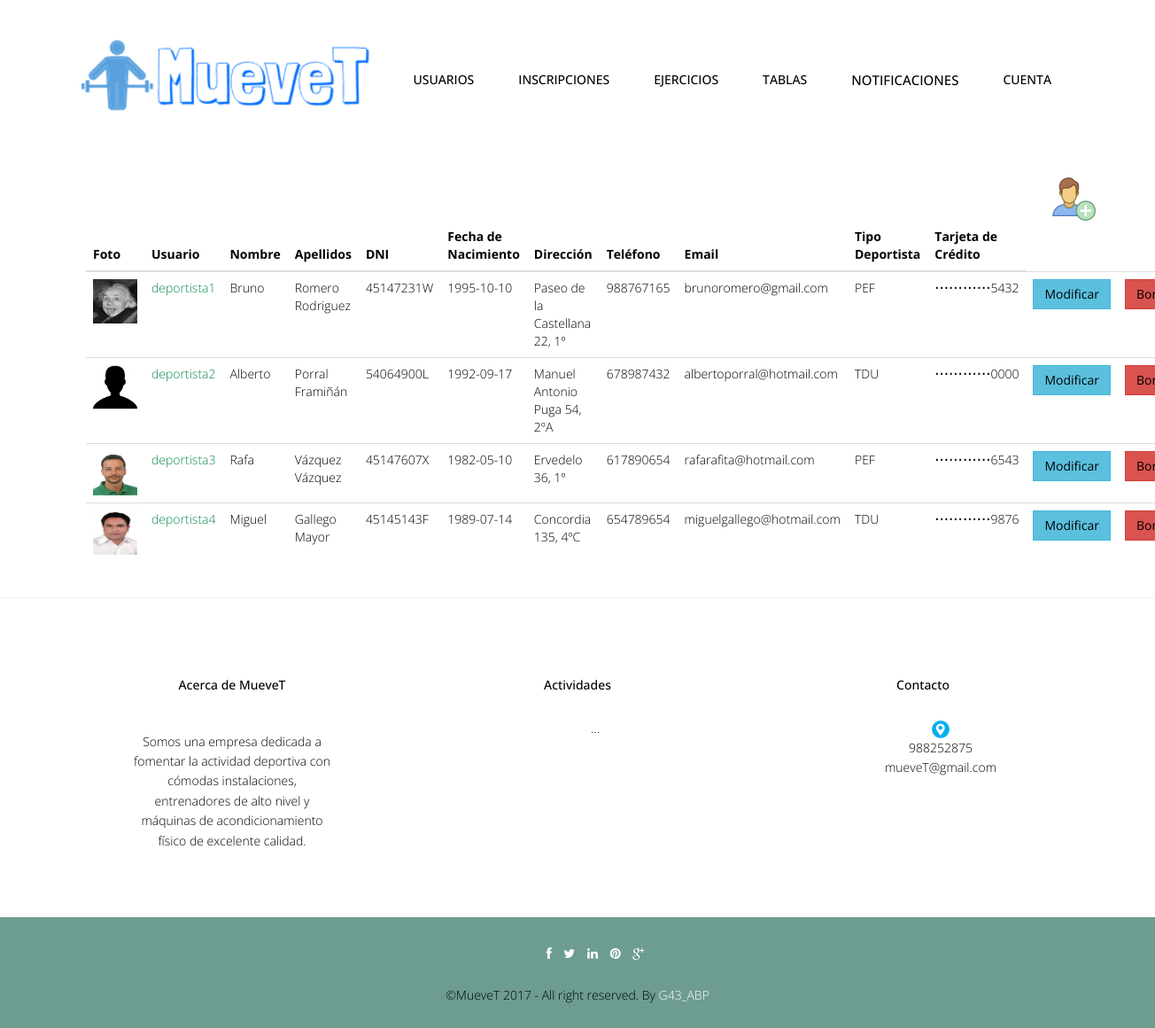
/abp/Controllers/DEPORTISTA_Controller.php?user=deportista (signed in), run on the app's committed database.
### tables this page shows
CREATE TABLE IF NOT EXISTS `usuario` (
  `foto` varchar(500) DEFAULT '../img/user.jpg',
  `userName` varchar(20) NOT NULL,
  `password` varchar(128) NOT NULL,
  `tipoUsuario` int(10) NOT NULL,
  `nombre` varchar(20) NOT NULL,
  `apellidos` varchar(70) NOT NULL,
  `dni` varchar(9) NOT NULL,
  `fechaNac` date NOT NULL,
  `direccion` varchar(80) DEFAULT NULL,
  `telefono` int(15) DEFAULT NULL,
  `email` varchar(30) NOT NULL
);

CREATE TABLE IF NOT EXISTS `deportista` (
  `userName` varchar(20) NOT NULL,
  `tipoDeportista` char(3) NOT NULL,
  `metodoPago` varchar(45) NOT NULL,
  `idActividadIndividual` int(10) DEFAULT NULL
);

### abp/Models/USUARIO_Model.php (called while the page is built, shortened)
<?php
include '../Functions/LibraryFunctions.php';
class USUARIO_Modelo {
    var $mysqli;
    function ConectarBD() {
        $this->mysqli = new mysqli("localhost", "root", "", "gymgest");
    }
    function ConsultarTodo($user) {
        if ($user == "entrenador") {
            $sql = "SELECT * FROM USUARIO, ENTRENADOR WHERE USUARIO.userName=ENTRENADOR.userName AND USUARIO.tipoUsuario=2";
        } else if ($user == "deportista") {
            $sql = "SELECT * FROM USUARIO, DEPORTISTA WHERE USUARIO.userName=DEPORTISTA.userName AND USUARIO.tipoUsuario=3";
        } else {
            $sql = "SELECT * FROM USUARIO";
        }
        if (!($resultado = $this->mysqli->query($sql))) {
            return 'Error en la consulta sobre la base de datos';
        } else {
            $toret = array();
            $i = 0;
            while ($fila = $resultado->fetch_array()) {
                $toret[$i] = $fila;
                $i++;
            }
            return $toret;
        }
    }
}
?>

### abp/Views/DEPORTISTA_SHOWALL_Vista.php (the view, shortened to what this page needs)
<?php
class DEPORTISTA_Show {
    private $datos;
    function __construct($array, $volver) {
        $this->datos = $array;
        $this->render();
    }
    function render() {
        ?>
        <div class="container">
            <?php
            $lista = array('foto', 'userName', 'nombre', 'apellidos', 'dni', 'fechaNac', 'direccion', 'telefono', 'email', 'tipoDeportista', 'metodoPago');
            ?>
            <br><br>
            <div class="container">
                    <div align='right'>
                    <a href='DEPORTISTA_Controller.php?accion=<?php echo $strings['Insertar']; ?>'><img src="../img/useradd.png" width="50px" height="50px"></a>
                    <table class="table">
                        <thead class="thead-dark">
                            <tr>
                                <?php
                                foreach ($lista as $titulo) {
                                    echo "<th>";
                                    echo $strings[$titulo];
                                    echo "</th>";
                                }
                                echo "</tr>";
                                echo "</thead>";
                                echo "<tbody>";
                                for ($j = 0; $j < count($this->datos); $j++) {
                                    echo "<tr>";
                                    foreach ($this->datos [$j] as $clave => $valor) {
                                        for ($i = 0; $i < count($lista); $i++) {
                                            if ($clave === $lista[$i]) {
                                                echo "<td>";
                                                if (($clave === 'foto')) {
                                                    if (is_file($valor)) {
                                                        ?><a target='_blank' href='<?php echo $valor ?>'><img src='<?php echo $valor ?>' width="50" height="50"></a> <?php
                                                    } else {
                                                        ?><a target='_blank' href="../img/user.jpg"><img src="../img/user.jpg" width="50" height="50"></a> <?php
                                                }
                                                break;
                                            }
                                            if ($clave == 'metodoPago') {
                                                $post = substr($valor, -4);
                                                $resultado = "••••••••••••" . $post;
                                                echo $resultado;
                                                break;
                                            }if ($clave === 'tipoUsuario') {
                                                echo $strings[ConsultarNOMRol($valor)];
                                                break;
                                            }
                                            if ($clave === 'userName') {
                                                ?>
                                            <a href='DEPORTISTA_Controller.php?userName=<?php echo $this->datos[$j]['userName'] . '&accion=' . $strings['Ver']; ?>'><font color="#088A4B"><?php echo $valor; ?></font></a> <?php
                                        } else {
                                            echo $valor;
                                        }
                                        echo "</td>";
                                    }
                                }
                            }
                            ?>
                            <td><button type="button" class="btn btn-info"><a href='DEPORTISTA_Controller.php?userName=<?php echo $this->datos[$j]['userName'] . '&accion=' . $strings['Modificar']; ?>'><?php echo $strings['Modificar']; ?></a></button></td>
                            <td><button type="button" class="btn btn-danger"><a href='DEPORTISTA_Controller.php?userName=<?php echo $this->datos[$j]['userName'] . '&accion=' . $strings['Borrar']; ?>'><?php echo $strings['Borrar']; ?></a></button></td>
                                    <?php
                                }
                                ?>
                        </tbody>
                    </table>
                </div>
            </div>
        </div>
        <?php
        include '../Views/footer.php';
    }
}

### abp/css/style.css (style rules this page uses)
body { font-family:'Open Sans', Arial, sans-serif; font-size:14px; font-weight:300; line-height:1.6em; color:#000; background-color:#fff; }
.link-list ul,li,a { color:#000; list-style:none; }

### abp/css/overwrite.css (style rules this page uses)
.btn { text-shadow: none; background-image:none; border-color: none; border-bottom-color: none; -webkit-box-shadow: none; -moz-box-shadow: none; box-shadow: none; }
.btn { outline:0; -webkit-border-radius: 0; -moz-border-radius: 0; border-radius: 0; }

### data on the page
usuario: foto (picture), nombre "Bruno", apellidos "Romero Rodriguez", dni "45147231W", fechaNac "1995-10-10", direccion "Paseo de la Castellana 22, 1º", telefono "988767165", email "brunoromero@gmail.com"
deportista: userName "deportista1", tipoDeportista "PEF", metodoPago "••••••••••••5432"
usuario: foto (placeholder picture), nombre "Alberto", apellidos "Porral Framiñán", dni "54064900L", fechaNac "1992-09-17", direccion "Manuel Antonio Puga 54, 2ºA", telefono "678987432", email "albertoporral@hotmail.com"
deportista: userName "deportista2", tipoDeportista "TDU", metodoPago "••••••••••••0000"
usuario: foto (picture), nombre "Rafa", apellidos "Vázquez Vázquez", dni "45147607X", fechaNac "1982-05-10", direccion "Ervedelo 36, 1º", telefono "617890654", email "rafarafita@hotmail.com"
deportista: userName "deportista3", tipoDeportista "PEF", metodoPago "••••••••••••6543"
usuario: foto (picture), nombre "Miguel", apellidos "Gallego Mayor", dni "45145143F", fechaNac "1989-07-14", direccion "Concordia 135, 4ºC", telefono "654789654", email "miguelgallego@hotmail.com"
deportista: userName "deportista4", tipoDeportista "TDU", metodoPago "••••••••••••9876"

### other printed values
$strings['Cuenta'] "CUENTA"
$strings[$titulo] "Foto"
$strings[$titulo] "Usuario"
$strings[$titulo] "Nombre"
$strings[$titulo] "Apellidos"
$strings[$titulo] "DNI"
$strings[$titulo] "Fecha de Nacimiento"
$strings[$titulo] "Dirección"
$strings[$titulo] "Teléfono"
$strings[$titulo] "Email"
$strings[$titulo] "Tipo Deportista"
$strings[$titulo] "Tarjeta de Crédito"
